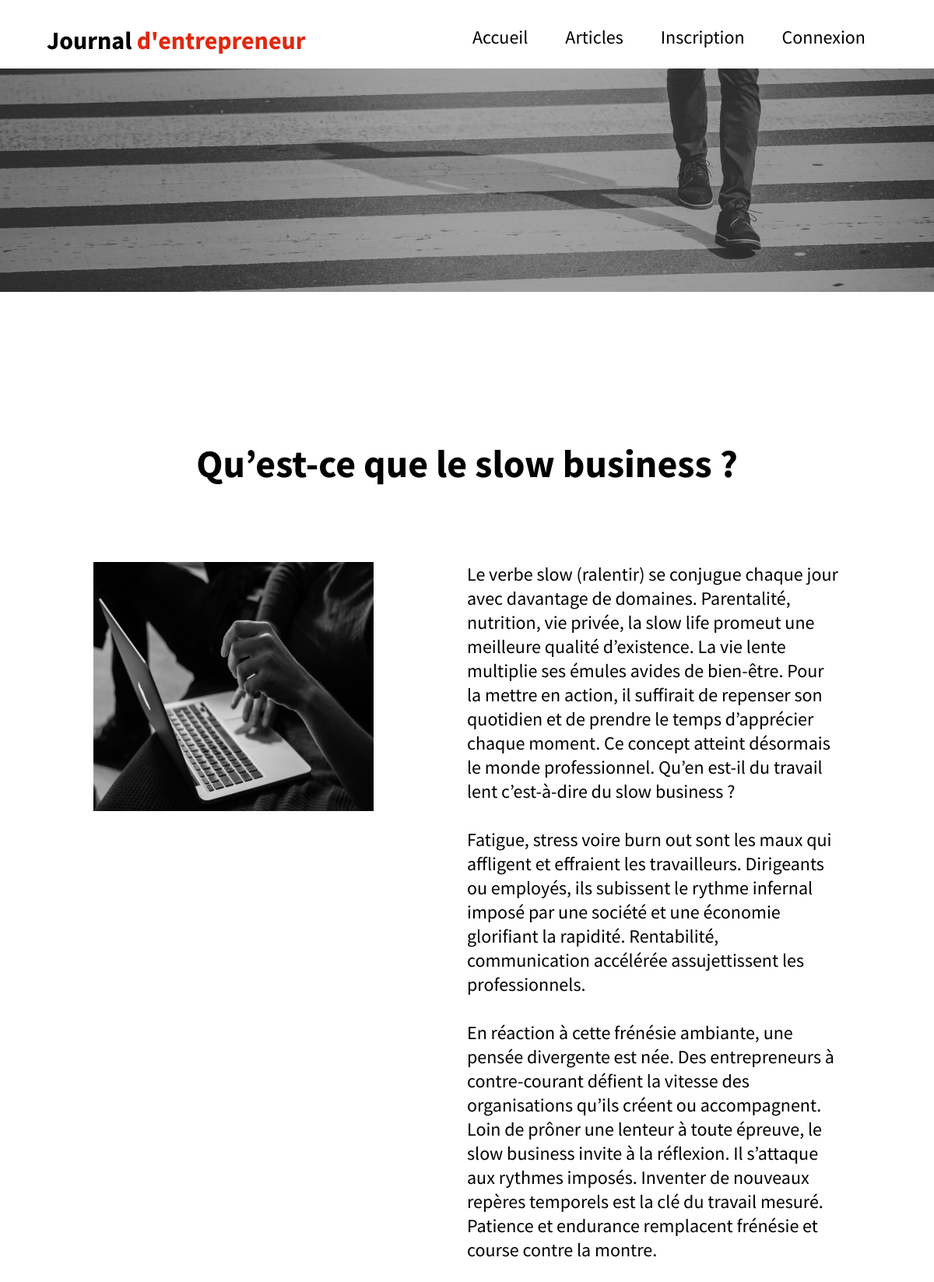
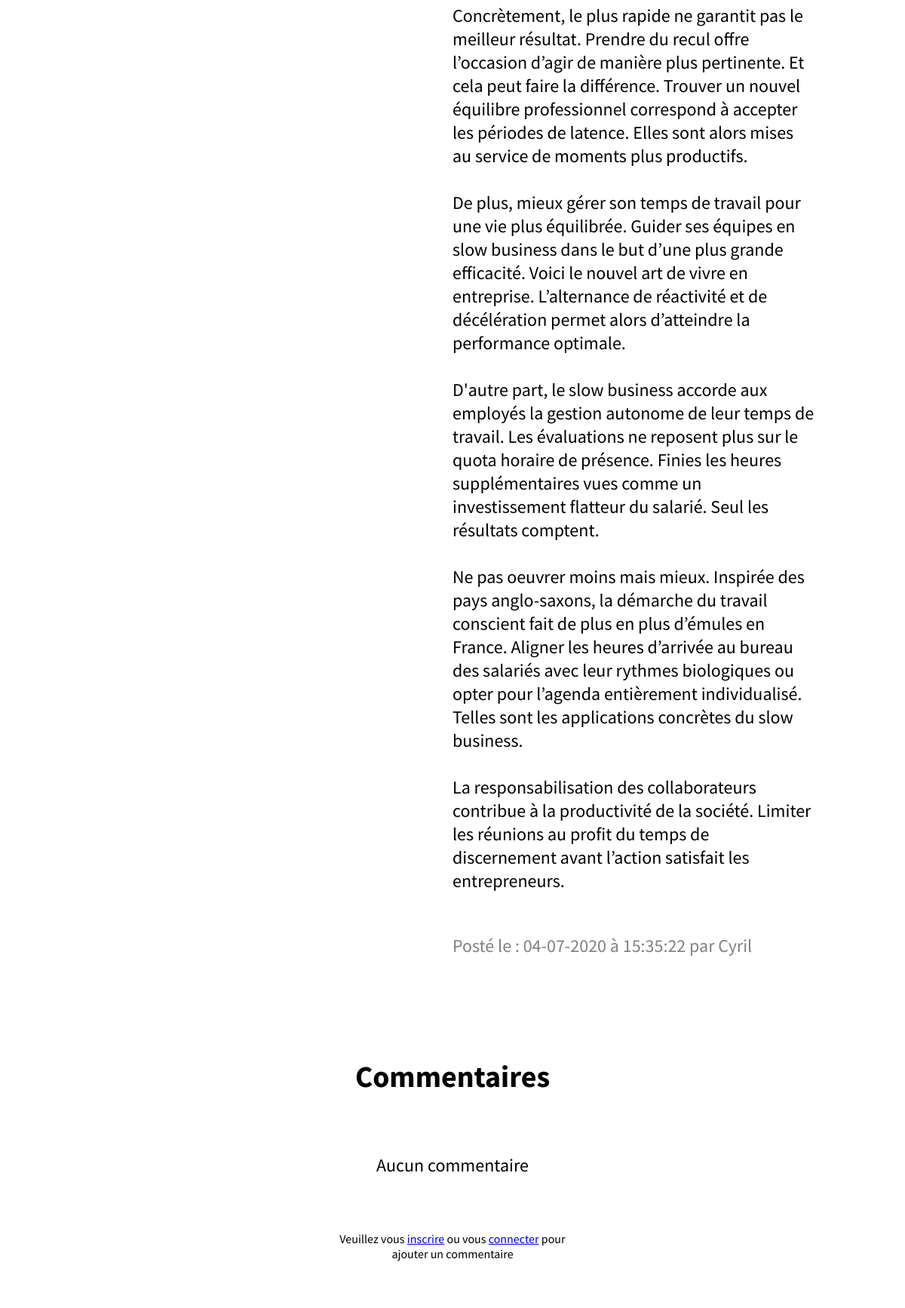
Screenshot of /article.php?id=123 (upper part) with the database file from the repository (2 pictures, top to bottom).
### tables this page shows
CREATE TABLE `articles` (
  `id` int(11) NOT NULL,
  `nom` varchar(255) NOT NULL,
  `article` text NOT NULL,
  `id_utilisateur` int(11) NOT NULL,
  `id_categorie` int(11) NOT NULL,
  `date` timestamp NOT NULL DEFAULT CURRENT_TIMESTAMP ON UPDATE CURRENT_TIMESTAMP,
  `image` varchar(255) DEFAULT NULL
);

CREATE TABLE `utilisateurs` (
  `id` int(11) NOT NULL,
  `login` varchar(255) NOT NULL,
  `password` varchar(255) NOT NULL,
  `email` varchar(255) NOT NULL,
  `id_droits` int(11) NOT NULL
);

### article.php (the view, shortened to what this page needs)
<!doctype html>
<html>
	<head>
		<link rel="stylesheet" href="blog.css"/>
	</head>
	<body>
			<section id="image-fond1">
			<?php include("header.php"); ?>
				<section class="text">
				<?php
					$connexion = mysqli_connect('localhost','root','','blog');
					$requete = "SELECT * FROM articles  WHERE id = '".$_GET['id']."'";
					$resultat = mysqli_query($connexion, $requete);
					$donnees = mysqli_fetch_assoc($resultat);
					$requete2 = "SELECT login FROM utilisateurs WHERE id = '".$donnees['id_utilisateur']."'";
					$req = mysqli_query($connexion, $requete2);
					$data = mysqli_fetch_assoc($req);
					$requete3 = "SELECT DATE_FORMAT(date,'%d-%m-%Y à %H:%i:%s') as date FROM articles WHERE id = '".$_GET['id']."'";
					$req3 = mysqli_query($connexion, $requete3);
					$date = mysqli_fetch_assoc($req3);
					$id_article = $_GET['id'];
				?>
			<article class="partie-haut3">
			</article>
				<section class="feuille-blanche">
					<div class="reservation_page_info4"><?php echo $donnees['nom']; ?></div>
				<article class="donnees">
					<div class="column-1">
						<div class="reservation_page_info"><img src="<?php echo $donnees['image'];?>" class="img-article"></div>
					</div>
					<div class="column-2">
						<div class="reservation_page_info"><?php echo nl2br($donnees['article']); ?></div>
						<div class="reservation_page_info2"><?php echo "<p>Posté le : ", $date['date'], " par ", $data['login'], "</p>"; ?></div>
					</div>
				</article>
		<?php
			$connexion = mysqli_connect('localhost','root','','blog');
			$requete = "SELECT id_article, id_utilisateur,commentaire, DATE_FORMAT(date,'%d/%m/%Y à %H:%i:%s') as date FROM commentaires WHERE id_article = \"$id_article\" ORDER by id DESC";
			$resultat = mysqli_query($connexion, $requete);
			$commentaires = mysqli_fetch_all($resultat);
		?>
		<h1 class='welcome3'>Commentaires</h1>
		<?php
			if($commentaires==null)
			{
				?><div class='reservation_page_info'><p>Aucun commentaire</p></div><?php
			}
		?>
		<?php
		if(!isset($_SESSION['login']))
		{
			?><div class='mdp2'><p class='voir-articles5'>Veuillez vous <a href="inscription.php">inscrire</a> ou vous <a href="connexion.php">connecter</a> pour ajouter un commentaire</p></div><?php
		}
		else
		{
			include ("commentaire.php");
		}
		?>
		</section>
		</section>
		</section>
	</body>
</html>

### blog.css (style rules this page uses)
html { margin: 0; }
body { margin: 0; background-color: white; }
#image-fond1 { margin: 0; background-color: #FFFFFF; background-size: 100%; display: flex; flex-direction: column; align-items: center; }
.text { display: flex; flex-direction: column; }
.partie-haut3 { display: flex; justify-content: space-between; background-image: url("images/pexels-photo-4560165.png"); background-size: 100%; background-repeat: no-repeat; height: 40vh; margin-top: 10vh; padding-bottom: 4em; }
.welcome3 { font-family: "Bold"; font-size: 2.5em; padding-top: 7vh; }
.voir-articles5 { font-family: "Book"; color: black; text-align: center; padding-bottom: 3em; }
.mdp2 { margin-top: 2em; width: 27vw; }
.donnees { margin-top: 10vh; width: 100%; display: flex; justify-content: center; }
.column-1 { display: flex; flex-direction: column; align-items: flex-start; width: 40%; }
.column-2 { display: flex; flex-direction: column; width: 40%; }
.reservation_page_info { font-family: "Book"; font-size: 24px; display: flex; }
.img-article { width: 30vw; height: 40vh; }
.reservation_page_info2 { color: grey; font-family: "Book"; font-size: 24px; display: flex; margin: 0px; }
.reservation_page_info4 { font-family: "Bold"; font-size: 50px; padding-top: 100px; padding-bottom: 15px; display: flex; }
.feuille-blanche { display: flex; flex-direction: column; background-color: white; align-items: center; margin: 0px; padding: 0px; }

### rows the page displays
articles: nom "Qu’est-ce que le slow business ?", image (picture), article "Le verbe slow (ralentir) se conjugue chaque jour avec davantage de domaines. Parentalité, nutrition, vie privée, la slow life promeut une meilleure qualité d’existence. La vie lente multiplie ses émules avides de bien-être. Pour la mettre en action, il suffirait de repenser son quotidien et de prendre le temps d’apprécier chaque moment. Ce concept atteint désormais le monde professionnel. Qu’en est-il du travail lent c’est-à-dire du slow business ? Fatigue, stress voire burn out sont les maux qui affligent et effraient les travailleurs. Dirigeants ou employés, ils subissent le rythme infernal imposé par une société et une économie glorifiant la rapidité. Rentabilité, communication accélérée…"
utilisateurs: login "Cyril"

### other values shown
$date['date'] "04-07-2020 à 15:35:22"
